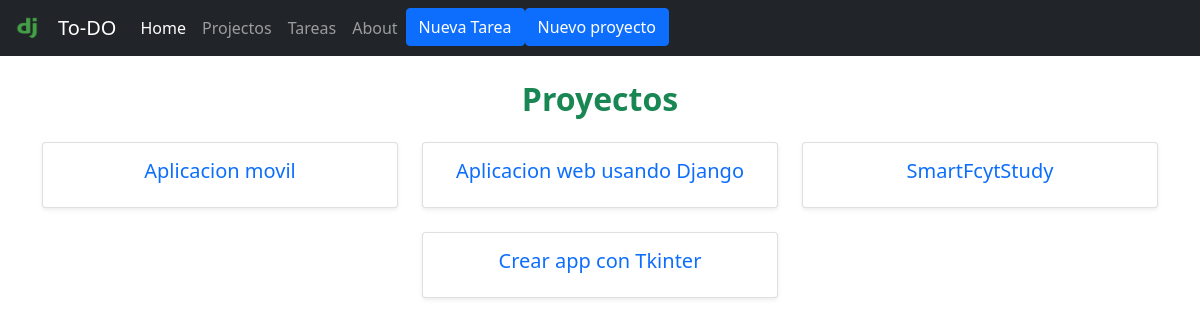
The page /projects/ on the database as committed earlier.
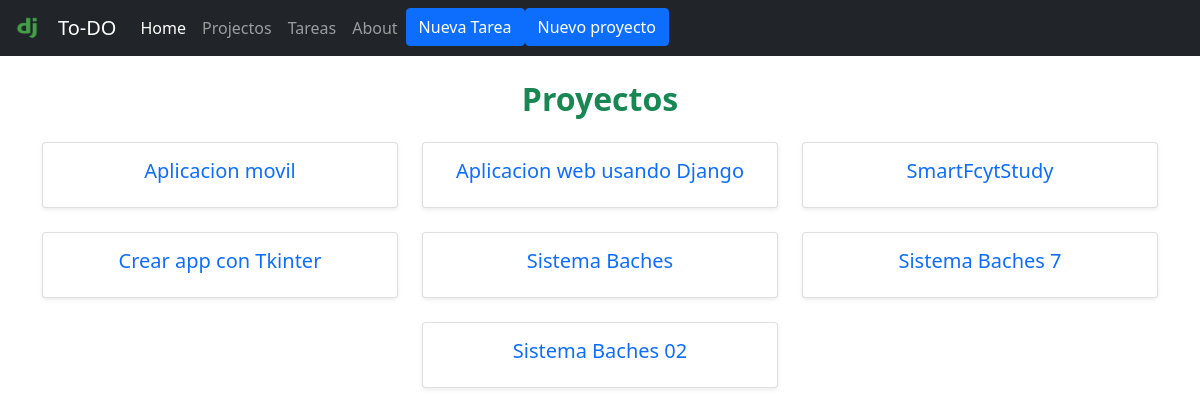
The same page on the database as committed later.
### myapp/models.py (models this page shows, shortened)
class Project(models.Model):
    name = models.CharField(max_length=200)

### myapp/views.py (the view)
# urls.py: path('projects/',views.projects,name='projects'),
def projects(request):
    projects = Project.objects.all()
    return render(request, 'projects/projects.html', {
        'projects': projects
    })

### myapp/templates/projects/projects.html
{% extends 'layouts/base.html' %}
{% block content %}
<div class="container mt-4">
      <h2 class="text-center mb-4 fw-bold text-success">Proyectos</h2>
  <div class="row justify-content-center">
    {% for project in projects %}
      <div class="col-md-4 col-sm-6 mb-4">
        <div class="card shadow-sm text-center">
          <div class="card-body">
            <h5 class="card-title text-primary">{{ project.name }}</h5>
          </div>
        </div>
      </div>
    {% empty %}
      <div class="col-12 text-center">
        <p class="text-muted">No hay proyectos disponibles.</p>
      </div>
    {% endfor %}
  </div>
</div>
{% endblock %}

### myapp/templates/layouts/base.html (shortened to what this page needs)
{% load static %}
<link href="https://cdn.jsdelivr.net/npm/bootstrap@5.0.2/dist/css/bootstrap.min.css" rel="stylesheet">
<nav class="navbar navbar-expand-lg navbar-dark bg-dark">
  <div class="container-fluid">
    <a class="navbar-brand" href="/">
      <img src="{% static 'img/django-1.png'%}" alt="iconlogo" width="30" height="24">
    </a>
    <a class="navbar-brand" href="/">To-DO</a>
    <div class="collapse navbar-collapse" id="navbarScroll">
      <ul class="navbar-nav me-auto my-2 my-lg-0 navbar-nav-scroll" style="--bs-scroll-height: 100px;">
        <li class="nav-item">
          <a class="nav-link active" aria-current="page" href="/">Home</a>
        </li>
        <li class="nav-item">
          <a class="nav-link" href="{% url 'projects' %}">Projectos</a>
        </li>
        <li class="nav-item">
          <a class="nav-link" href="{% url 'tasks' %}">Tareas</a>
        </li>
          <li class="nav-item">
          <a class="nav-link" href="{% url 'about' %}">About</a>
        </li>
        <li class="nav-item">
        <a type="button" href="{% url 'form' %}" class="btn btn-primary">Nueva Tarea</a>
        </li>
         <li class="nav-item mr-4">
        <a type="button" href="{% url 'form_create_project' %}" class="btn btn-primary">Nuevo proyecto</a>
        </li>
      </ul>
    </div>
  </div>
</nav>
{% block content %}
{% endblock %}

Rows that differ between the two databases and show on the page:
added Project: name "Sistema Baches"
added Project: name "Sistema Baches 7"
added Project: name "Sistema Baches 02"
